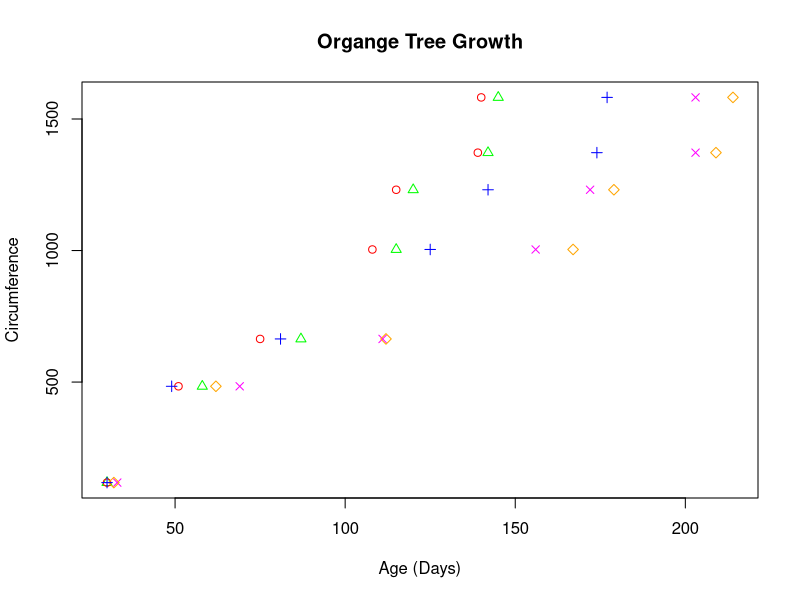
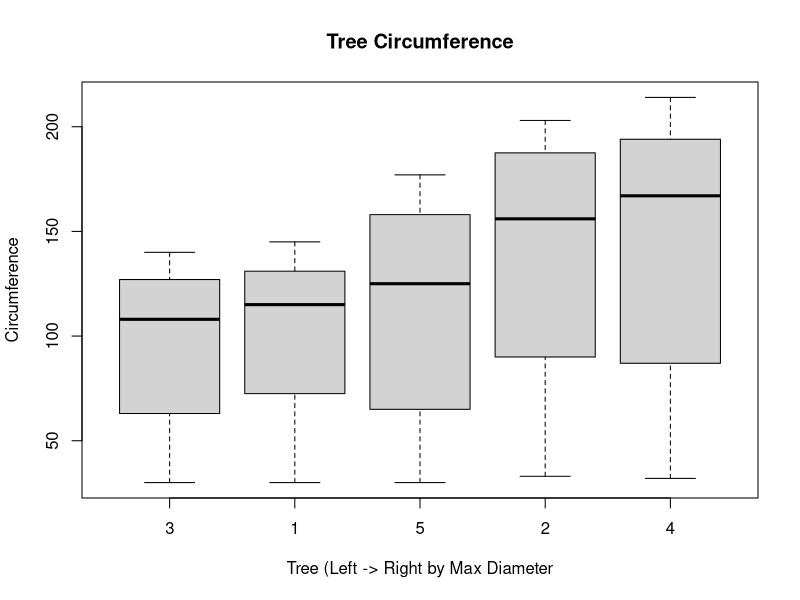

The R script that drew these images, in order:
## ---- chunk 1
knitr::opts_chunk$set(echo = TRUE)
## ---- chunk 2
# The Data Set
attach(Orange)
head(Orange)
## ---- chunk 3
for (class in unique(Orange$Tree)) {
  df <- Orange[Orange$Tree == class,]
  print(class)
  print(mean(df$circumference))
  print(median(df$circumference))
}
## ---- chunk 4
plot(Orange$age ~ Orange$circumference,
     xlab = "Age (Days)",
     ylab = "Circumference",
     pch = c(1, 2, 3, 4, 5)[as.numeric(Orange$Tree)],  # different 'pch' types 
     main = "Organge Tree Growth",
     col = c("red", "green","blue","magenta", "orange")[as.numeric(Orange$Tree)],
     data = Orange)
## ---- chunk 5
boxplot(circumference~Tree, data=Orange,  ylab = "Circumference",
        main="Tree Circumference", xlab="Tree (Left -> Right by Max Diameter")


